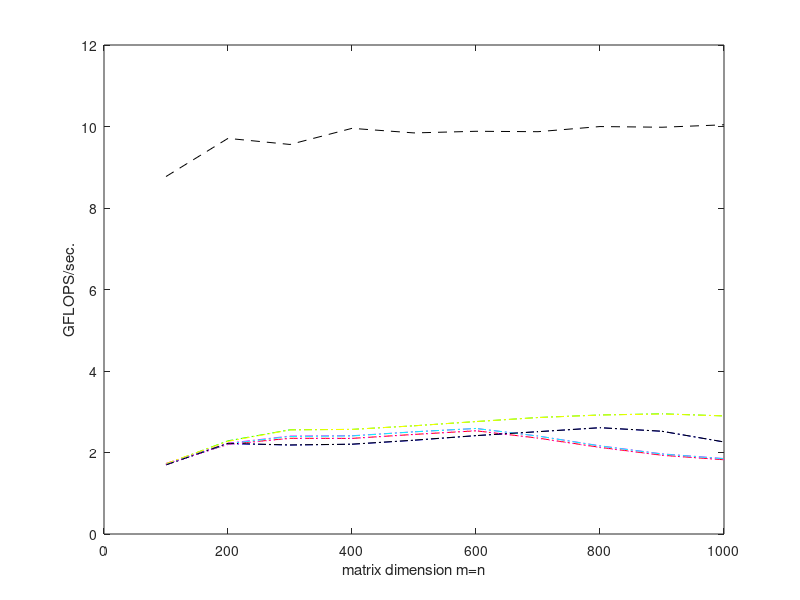

Reproduce this figure in MATLAB. (Note: this script raises an error after producing the figure.)
% number of repeats:% 2
% enter max GFLOPS:% 6.800000
% enter nb_alg:% 128
% enter nfirst, nlast, ninc:% 100 1000 100
data_FLAME( 1, 1:2 ) = [ 100 8.771930e+00 ];
data_unb_var1( 1, 1:3 ) = [ 100 1.709402e+00  3.552714e-15];
data_unb_var2( 1, 1:3 ) = [ 100 1.716738e+00  1.998401e-15];
data_unb_var3( 1, 1:3 ) = [ 100 1.697793e+00  3.552714e-15];
data_unb_var4( 1, 1:3 ) = [ 100 1.731602e+00  1.998401e-15];
data_unb_var5( 1, 1:3 ) = [ 100 1.719690e+00  1.998401e-15];
data_unb_var6( 1, 1:3 ) = [ 100 1.727116e+00  1.998401e-15];
data_unb_var7( 1, 1:3 ) = [ 100 1.696353e+00  3.552714e-15];
data_unb_var8( 1, 1:3 ) = [ 100 1.713796e+00  3.552714e-15];

data_FLAME( 2, 1:2 ) = [ 200 9.708738e+00 ];
data_unb_var1( 2, 1:3 ) = [ 200 2.204464e+00  6.661338e-15];
data_unb_var2( 2, 1:3 ) = [ 200 2.286694e+00  3.441691e-15];
data_unb_var3( 2, 1:3 ) = [ 200 2.216373e+00  6.661338e-15];
data_unb_var4( 2, 1:3 ) = [ 200 2.229344e+00  3.441691e-15];
data_unb_var5( 2, 1:3 ) = [ 200 2.213920e+00  3.441691e-15];
data_unb_var6( 2, 1:3 ) = [ 200 2.274666e+00  3.441691e-15];
data_unb_var7( 2, 1:3 ) = [ 200 2.225622e+00  6.661338e-15];
data_unb_var8( 2, 1:3 ) = [ 200 2.195691e+00  6.661338e-15];

data_FLAME( 3, 1:2 ) = [ 300 9.559214e+00 ];
data_unb_var1( 3, 1:3 ) = [ 300 2.348847e+00  8.881784e-15];
data_unb_var2( 3, 1:3 ) = [ 300 2.557424e+00  2.664535e-15];
data_unb_var3( 3, 1:3 ) = [ 300 2.182788e+00  8.881784e-15];
data_unb_var4( 3, 1:3 ) = [ 300 2.403632e+00  3.108624e-15];
data_unb_var5( 3, 1:3 ) = [ 300 2.393723e+00  3.108624e-15];
data_unb_var6( 3, 1:3 ) = [ 300 2.553312e+00  2.664535e-15];
data_unb_var7( 3, 1:3 ) = [ 300 2.185173e+00  8.881784e-15];
data_unb_var8( 3, 1:3 ) = [ 300 2.345684e+00  8.881784e-15];

data_FLAME( 4, 1:2 ) = [ 400 9.954892e+00 ];
data_unb_var1( 4, 1:3 ) = [ 400 2.346600e+00  9.769963e-15];
data_unb_var2( 4, 1:3 ) = [ 400 2.567549e+00  3.552714e-15];
data_unb_var3( 4, 1:3 ) = [ 400 2.202605e+00  9.769963e-15];
data_unb_var4( 4, 1:3 ) = [ 400 2.411500e+00  3.774758e-15];
data_unb_var5( 4, 1:3 ) = [ 400 2.405834e+00  3.774758e-15];
data_unb_var6( 4, 1:3 ) = [ 400 2.566622e+00  3.552714e-15];
data_unb_var7( 4, 1:3 ) = [ 400 2.204426e+00  9.769963e-15];
data_unb_var8( 4, 1:3 ) = [ 400 2.344580e+00  9.769963e-15];

data_FLAME( 5, 1:2 ) = [ 500 9.842520e+00 ];
data_unb_var1( 5, 1:3 ) = [ 500 2.444032e+00  1.598721e-14];
data_unb_var2( 5, 1:3 ) = [ 500 2.655535e+00  3.996803e-15];
data_unb_var3( 5, 1:3 ) = [ 500 2.299104e+00  1.554312e-14];
data_unb_var4( 5, 1:3 ) = [ 500 2.508479e+00  4.218847e-15];
data_unb_var5( 5, 1:3 ) = [ 500 2.506869e+00  4.218847e-15];
data_unb_var6( 5, 1:3 ) = [ 500 2.654097e+00  3.996803e-15];
data_unb_var7( 5, 1:3 ) = [ 500 2.302810e+00  1.554312e-14];
data_unb_var8( 5, 1:3 ) = [ 500 2.440739e+00  1.598721e-14];

data_FLAME( 6, 1:2 ) = [ 600 9.882644e+00 ];
data_unb_var1( 6, 1:3 ) = [ 600 2.532284e+00  1.199041e-14];
data_unb_var2( 6, 1:3 ) = [ 600 2.759220e+00  3.996803e-15];
data_unb_var3( 6, 1:3 ) = [ 600 2.412909e+00  1.199041e-14];
data_unb_var4( 6, 1:3 ) = [ 600 2.590083e+00  3.996803e-15];
data_unb_var5( 6, 1:3 ) = [ 600 2.589711e+00  3.996803e-15];
data_unb_var6( 6, 1:3 ) = [ 600 2.760436e+00  3.996803e-15];
data_unb_var7( 6, 1:3 ) = [ 600 2.415445e+00  1.199041e-14];
data_unb_var8( 6, 1:3 ) = [ 600 2.537043e+00  1.199041e-14];

data_FLAME( 7, 1:2 ) = [ 700 9.872776e+00 ];
data_unb_var1( 7, 1:3 ) = [ 700 2.353853e+00  1.376677e-14];
data_unb_var2( 7, 1:3 ) = [ 700 2.859132e+00  4.440892e-15];
data_unb_var3( 7, 1:3 ) = [ 700 2.510705e+00  1.332268e-14];
data_unb_var4( 7, 1:3 ) = [ 700 2.405026e+00  5.773160e-15];
data_unb_var5( 7, 1:3 ) = [ 700 2.403585e+00  5.773160e-15];
data_unb_var6( 7, 1:3 ) = [ 700 2.857143e+00  4.440892e-15];
data_unb_var7( 7, 1:3 ) = [ 700 2.511192e+00  1.332268e-14];
data_unb_var8( 7, 1:3 ) = [ 700 2.347940e+00  1.376677e-14];

data_FLAME( 8, 1:2 ) = [ 800 9.998828e+00 ];
data_unb_var1( 8, 1:3 ) = [ 800 2.126930e+00  1.421085e-14];
data_unb_var2( 8, 1:3 ) = [ 800 2.920916e+00  4.662937e-15];
data_unb_var3( 8, 1:3 ) = [ 800 2.607788e+00  1.376677e-14];
data_unb_var4( 8, 1:3 ) = [ 800 2.164630e+00  4.884981e-15];
data_unb_var5( 8, 1:3 ) = [ 800 2.160433e+00  4.884981e-15];
data_unb_var6( 8, 1:3 ) = [ 800 2.918901e+00  4.662937e-15];
data_unb_var7( 8, 1:3 ) = [ 800 2.609442e+00  1.376677e-14];
data_unb_var8( 8, 1:3 ) = [ 800 2.120829e+00  1.421085e-14];

data_FLAME( 9, 1:2 ) = [ 900 9.981994e+00 ];
data_unb_var1( 9, 1:3 ) = [ 900 1.932749e+00  1.598721e-14];
data_unb_var2( 9, 1:3 ) = [ 900 2.949900e+00  4.440892e-15];
data_unb_var3( 9, 1:3 ) = [ 900 2.520368e+00  1.598721e-14];
data_unb_var4( 9, 1:3 ) = [ 900 1.967388e+00  5.495604e-15];
data_unb_var5( 9, 1:3 ) = [ 900 1.962109e+00  5.495604e-15];
data_unb_var6( 9, 1:3 ) = [ 900 2.945044e+00  4.440892e-15];
data_unb_var7( 9, 1:3 ) = [ 900 2.521588e+00  1.598721e-14];
data_unb_var8( 9, 1:3 ) = [ 900 1.930336e+00  1.598721e-14];

data_FLAME( 10, 1:2 ) = [ 1000 1.004213e+01 ];
data_unb_var1( 10, 1:3 ) = [ 1000 1.821812e+00  1.687539e-14];
data_unb_var2( 10, 1:3 ) = [ 1000 2.897992e+00  4.440892e-15];
data_unb_var3( 10, 1:3 ) = [ 1000 2.257851e+00  1.687539e-14];
data_unb_var4( 10, 1:3 ) = [ 1000 1.851710e+00  6.661338e-15];
data_unb_var5( 10, 1:3 ) = [ 1000 1.846548e+00  6.661338e-15];
data_unb_var6( 10, 1:3 ) = [ 1000 2.897736e+00  4.440892e-15];
data_unb_var7( 10, 1:3 ) = [ 1000 2.259256e+00  1.687539e-14];
data_unb_var8( 10, 1:3 ) = [ 1000 1.822714e+00  1.687539e-14];

close all
plot( data_FLAME( :,1 ), data_FLAME( :, 2 ), 'k--' ); 
hold on
plot( data_unb_var1( :,1 ), data_unb_var1( :, 2 ), 'r-.' ); 
plot( data_unb_var2( :,1 ), data_unb_var2( :, 2 ), 'g-.' ); 
plot( data_unb_var3( :,1 ), data_unb_var3( :, 2 ), 'b-.' ); 
plot( data_unb_var4( :,1 ), data_unb_var4( :, 2 ), 'm-.' ); 
plot( data_unb_var5( :,1 ), data_unb_var5( :, 2 ), 'c-.' ); 
plot( data_unb_var6( :,1 ), data_unb_var6( :, 2 ), 'y-.' ); 
plot( data_unb_var7( :,1 ), data_unb_var7( :, 2 ), 'k-.' ); 
plot( data_unb_var8( :,1 ), data_unb_var8( :, 2 ), 'm:' ); 
hold on 
xlabel( 'matrix dimension m=n' );
ylabel( 'GFLOPS/sec.' );
legend( 'FLA Trsm', ...
        'unb var1', ...
        'unb var2', ...
        'unb var3', ...
        'unb var4', ...
        'unb var5', ...
        'unb var6', ...
        'unb var7', ...
        'unb var8', ...
         2 );
